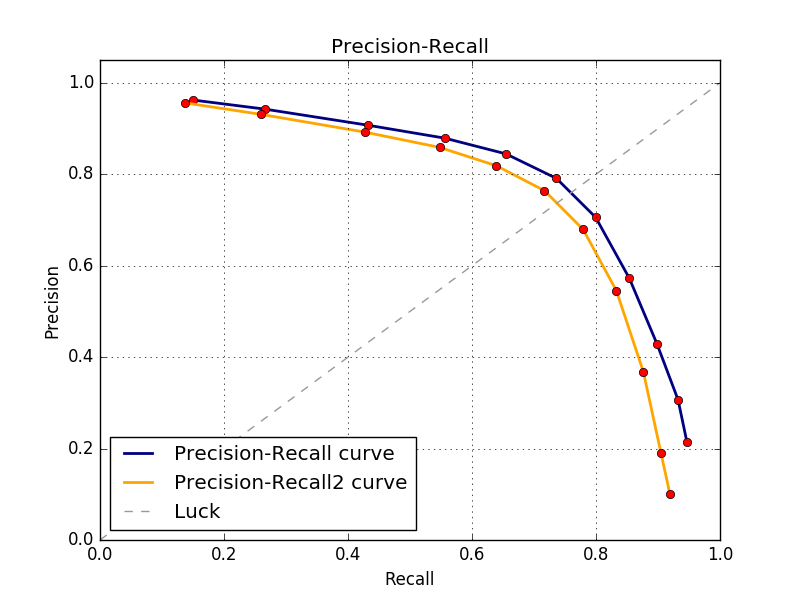

Write Python code to recreate this figure.
# -*- coding: utf-8 -*-
import numpy as np
from sklearn.metrics import roc_curve
import matplotlib.pyplot as plt
from itertools import cycle
# setup plot details

colors = cycle(['navy', 'turquoise', 'darkorange', 'cornflowerblue', 'teal'])
lw = 2

thresholds = np.array([0.05, 0.1, 0.2, 0.3, 0.4, 0.5, 0.6, 0.7, 0.8, 0.9, 0.95], dtype=np.float64)
tps = np.array([17826, 17557, 16914, 16077, 15054, 13863, 12330, 10475, 8129, 5006, 2836], dtype=np.float64) # 正检
fps = np.array([65275, 39675, 22468, 12002, 6273, 3662, 2268, 1442, 829, 305, 111], dtype=np.float64) # 误检
fns = np.array([1005, 1274, 1917, 2754, 3777, 4968, 6501, 8356, 10702, 13825, 15995], dtype=np.float64) # 漏检

tps2 = np.array([17311, 17035, 16505, 15684, 14679, 13500, 12042, 10312, 8044, 4898, 2591], dtype=np.float64) # 正检
fps2 = np.array([155538, 71986, 28405, 13080, 6929, 4165, 2669, 1694, 971, 363, 119], dtype=np.float64) # 误检
fns2 = np.array([1520, 1796, 2326, 3147, 4158, 5331, 6789,  8519, 10793, 13933, 16240], dtype=np.float64) # 漏检

precision = np.divide(tps, np.add(tps, fps))
recall = np.divide(tps ,np.add(tps, fns))

precision2 = np.divide(tps2, np.add(tps2, fps2))
recall2 = np.divide(tps2 ,np.add(tps2, fns2))

print 'thresholds ',thresholds
print 'recall' , recall
print 'precision' , precision

print 'recall2' , recall2
print 'precision2' , precision2

# Plot Precision-Recall curve
plt.clf()
plt.plot(recall, precision, lw=lw, color='navy',
         label='Precision-Recall curve')
plt.plot(recall,precision,'ro')
plt.plot(recall2, precision2, lw=lw, color='Orange',
         label='Precision-Recall2 curve')
plt.plot(recall2,precision2,'ro')
#画对角线
plt.plot([0, 1], [0, 1], '--', color=(0.6, 0.6, 0.6), label='Luck')

plt.xlabel('Recall')
plt.ylabel('Precision')
plt.ylim([0.0, 1.05])
plt.xlim([0.0, 1.0])
plt.title('Precision-Recall')
plt.legend(loc="lower left")
plt.grid()
plt.savefig('PRcurve.png')
plt.show()
